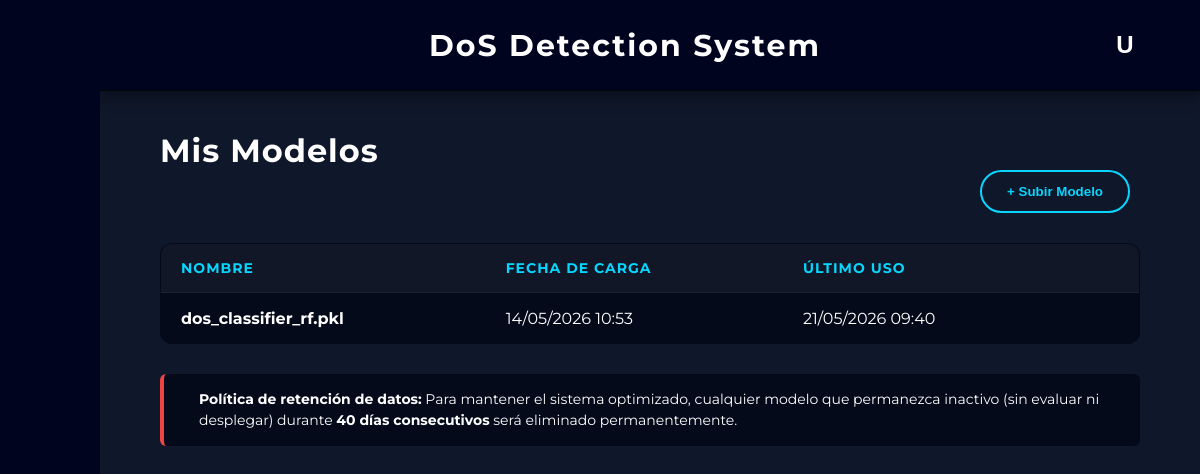
The page /modelos (signed in) on the database as committed earlier.
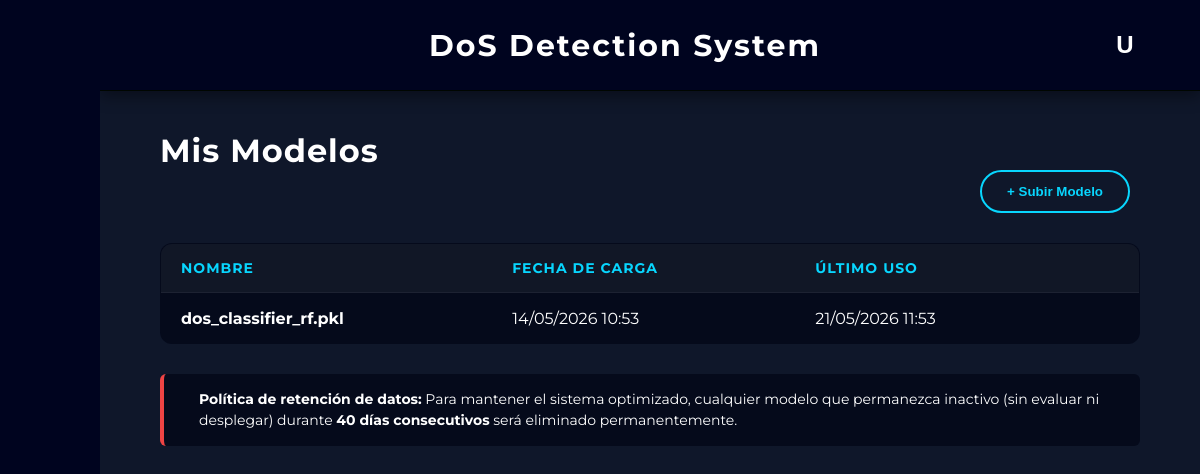
The same page on the database as committed later.
### app/models.py (models this page shows)
class Modelo(db.Model):
    __tablename__ = 'modelos'
    id = db.Column(db.Integer, primary_key=True)
    nombre = db.Column(db.String(150), nullable=False)
    ruta_archivo = db.Column(db.String(255), nullable=False)
    usuario_id = db.Column(db.Integer, db.ForeignKey('usuarios.id'), nullable=False)
    fecha_subida = db.Column(db.DateTime, default=datetime.now(pytz.timezone('Europe/Madrid')))
    fecha_ultimo_uso = db.Column(db.DateTime, default=datetime.now(pytz.timezone('Europe/Madrid')))
    usuario = db.relationship('User', backref=db.backref('modelos', lazy=True))

### app/routes/pages/modelos.py (the view)
@modelos_bp.route("/modelos", methods=["GET"])
def index():
    if session.get('guest'):
        datos_invitado = session.get('guest_models', [])
        modelos = [ModeloInvitado(m['nombre'], m['fecha_subida']) for m in datos_invitado]
    else:
        user_id = session.get('user_id')
        if not user_id:
            return redirect(url_for('auth.login'))
        modelos = Modelo.query.filter_by(usuario_id=user_id).order_by(Modelo.fecha_subida.desc()).all()
    return render_template("modelos.html", modelos=modelos)

### app/templates/modelos.html (shortened to what this page needs)
{% extends "base.html" %}
{% block content %}
<div style="padding: 40px 60px;">
    <h2><span style="color: white; margin-bottom: 30px; font-size: 32px; letter-spacing: 1px;">Mis Modelos</span></h2>
    <div class="table-header">
        <button class="action-btn" onclick="openModal()">+ Subir Modelo</button>
    </div>
    <table class="glass-table">
        <thead>
            <tr>
                <th>Nombre</th>
                <th>Fecha de Carga</th>
                <th>Último Uso</th>
                <th style="text-align: center;"> </th>
            </tr>
        </thead>
        <tbody>
            {% for modelo in modelos %}
            <tr>
                <td style="font-weight: bold;">{{ modelo.nombre }}</td>
                <td>{{ modelo.fecha_subida.strftime('%d/%m/%Y %H:%M') }}</td>
                <td>{{ modelo.fecha_ultimo_uso.strftime('%d/%m/%Y %H:%M') }}</td>
                <td style="text-align: center;">
                    <form action="{{ url_for('modelos.delete', model_id=(modelo.id if not session.get('guest') else loop.index0)) }}"
                        method="POST"
                        onsubmit="confirmAction(event, this, '¿Quiere eliminar este modelo?');"
                        style="display: inline;">
                        <button type="submit" class="delete-btn" title="Eliminar Modelo">
                        </button>
                    </form>
                </td>
            </tr>
            {% else %}
            <tr>
                <td colspan="4" style="text-align: center; padding: 30px; opacity: 0.7;">No has subido ningún modelo todavía.</td>
            </tr>
            {% endfor %}
        </tbody>
    </table>
    <div style="margin-top: 30px; padding: 15px 20px; background: rgba(2, 6, 23, 0.726); border-left: 4px solid #ef4444; border-radius: 6px; display: flex; align-items: center; gap: 15px;">
        <p style="color: white; font-size: 14px; margin: 0; line-height: 1.5;">
            <strong>Política de retención de datos:</strong> Para mantener el sistema optimizado, cualquier modelo que permanezca inactivo (sin evaluar ni desplegar) durante <strong>40 días consecutivos</strong> será eliminado permanentemente.
        </p>
    </div>
</div>
{% endblock %}

### app/templates/base.html (shortened to what this page needs)
<!DOCTYPE html>
<html lang="en">
<head>
    <link rel='stylesheet' href='https://cdn-uicons.flaticon.com/2.2.0/uicons-regular-rounded/css/uicons-regular-rounded.css'>
    <link rel='stylesheet' href='https://cdn-uicons.flaticon.com/2.2.0/uicons-thin-rounded/css/uicons-thin-rounded.css'>
    <link rel="stylesheet" href="{{ url_for('static', filename='css/style.css') }}">
</head>
<body class="body-home">
    {% if request.endpoint not in ['main.index', 'auth.login', 'auth.register'] %}
        <div class="app-layout">
            <aside class="sidebar" id="appSidebar">
                <div class="sidebar-top">
                    <button class="side-btn hamburger" onclick="toggleSidebar()">
                    </button>
                </div>
                <div class="sidebar-middle">
                    <button class="side-btn" onclick="location.href='/dashboard'" title="Inicio">
                    </button>
                    <button class="side-btn" onclick="location.href='/dispositivos'" title="Dispositivos">
                    </button>
                    <button class="side-btn" onclick="location.href='/modelos'" title="Modelos">
                    </button>
                    <button class="side-btn" onclick="location.href='/evaluacion'" title="Evaluación">
                    </button>
                </div>
            </aside>
            <main class="main-content">
                <header class="app-header">
                    <div class="app-title">
                        <a href="{{ url_for('dashboard.dashboard') }}" style="text-decoration: none;">
                            <h2>DoS Detection System</h2>
                        </a>
                    </div>
                    <div class="user-menu-container">
                        <button class="user-btn" onclick="toggleDropdown()">
                            {% if session.get('guest') %}
                                I
                            {% elif session.get('username') %}
                                {{ session.get('username')[0] | upper }}
                            {% else %}
                                U
                            {% endif %}
                        </button>
                    </div>
                </header>
                <div style="height: calc(100vh - 90px); overflow-y: auto;">
    {% else %}
        <div class="{% block container_class %}container{% endblock %}">
    {% endif %}
        {% block content %}{% endblock %}
    {% if request.endpoint not in ['main.index', 'auth.login', 'auth.register'] %}
                </div>
            </main>
        </div>
    {% else %}
        </div>
    {% endif %}
</body>
</html>

### app/static/css/style.css (style rules this page uses)
* { margin: 0; padding: 0; box-sizing: border-box; }
body { font-family: 'Montserrat', "Segoe UI", Tahoma, sans-serif; background-color: #0f172a; color: #e5e7eb; }
button { background-color: #013d76; color: white; border: none; padding: 10px 15px; border-radius: 8px; cursor: pointer; margin-right: 10px; font-weight: bold; }
header { background-color: #020617; padding: 15px; text-align: center; border-bottom: 1px solid #1f2937; }
.body-home { background-image: url('../img/fondo.png'); background-size: cover; background-position: center; background-repeat: no-repeat; background-attachment: fixed; margin: 0; height: 100vh; }
.app-layout { display: flex; height: 100vh; width: 100%; }
.main-content { flex-grow: 1; display: flex; flex-direction: column; padding: 0; }
.sidebar { width: 100px; flex-shrink: 0; background-color: #00041f; border-radius: 0; display: flex; flex-direction: column; align-items: flex-start; justify-content: space-between; padding: 40px 0 40px 22.5px; z-index: 10; transition: width 0.3s ease; }
.sidebar-middle { display: flex; flex-direction: column; gap: 25px; }
.side-btn { width: 55px; height: 55px; border: none; background-color: transparent; color: white; font-size: 22px; font-weight: bold; cursor: pointer; display: flex; align-items: center; justify-content: flex-start; padding-left: 15px; transition: width 0.3s ease, transform 0.2s, color 0.2s; box-shadow: none; overflow: hidden; white-space: nowrap; }
.side-btn.hamburger { font-size: 20px; font-weight: normal; }
.app-header { background-color: #00041f !important; border-bottom: 1px solid #000600 !important; display: flex; justify-content: space-between; align-items: center; padding: 20px 50px; box-shadow: 0 5px 15px rgba(0,0,0,0.4); z-index: 5; }
.app-title { flex-grow: 1; text-align: center; background: transparent !important; border: none !important; box-shadow: none !important; }
.app-title h2 { color: white; margin: 0; font-size: 30px; font-weight: 700; letter-spacing: 2px; text-shadow: none; }
.user-menu-container { position: relative; display: inline-block; }
.user-btn { width: 50px; height: 50px; background-color: transparent; border: none; color: white; font-size: 24px; font-weight: bold; margin-right: 0; cursor: pointer; display: flex; align-items: center; justify-content: center; transition: color 0.2s ease, transform 0.2s ease; }
.table-header { display: flex; justify-content: space-between; align-items: center; margin-bottom: 30px; color: #00041f; }
.action-btn { background-color: transparent; color: #08d6fe; border: 2px solid #08d6fe; padding: 12px 25px; border-radius: 50px; font-weight: bold; cursor: pointer; transition: all 0.3s ease; }
.glass-table { width: 100%; border-collapse: collapse; background-color: rgba(2, 6, 23, 0.726); border: 1px solid rgba(255, 255, 255, 0.1); border-radius: 12px; overflow: hidden; color: white; }
.glass-table th, .glass-table td { padding: 15px 20px; text-align: left; border-bottom: 1px solid rgba(255, 255, 255, 0.05); }
.glass-table th { background-color: rgba(255, 255, 255, 0.05); font-weight: bold; color: #08d6fe; text-transform: uppercase; font-size: 14px; letter-spacing: 1px; }
.delete-btn { background: transparent; border: none; color: #94a3b8; font-size: 18px; cursor: pointer; transition: all 0.2s ease; padding: 5px; margin: 0; }

Rows that differ between the two databases and show on the page:
changed Modelo "dos_classifier_rf.pkl": fecha_ultimo_uso "21/05/2026 09:40" → "21/05/2026 11:53"
